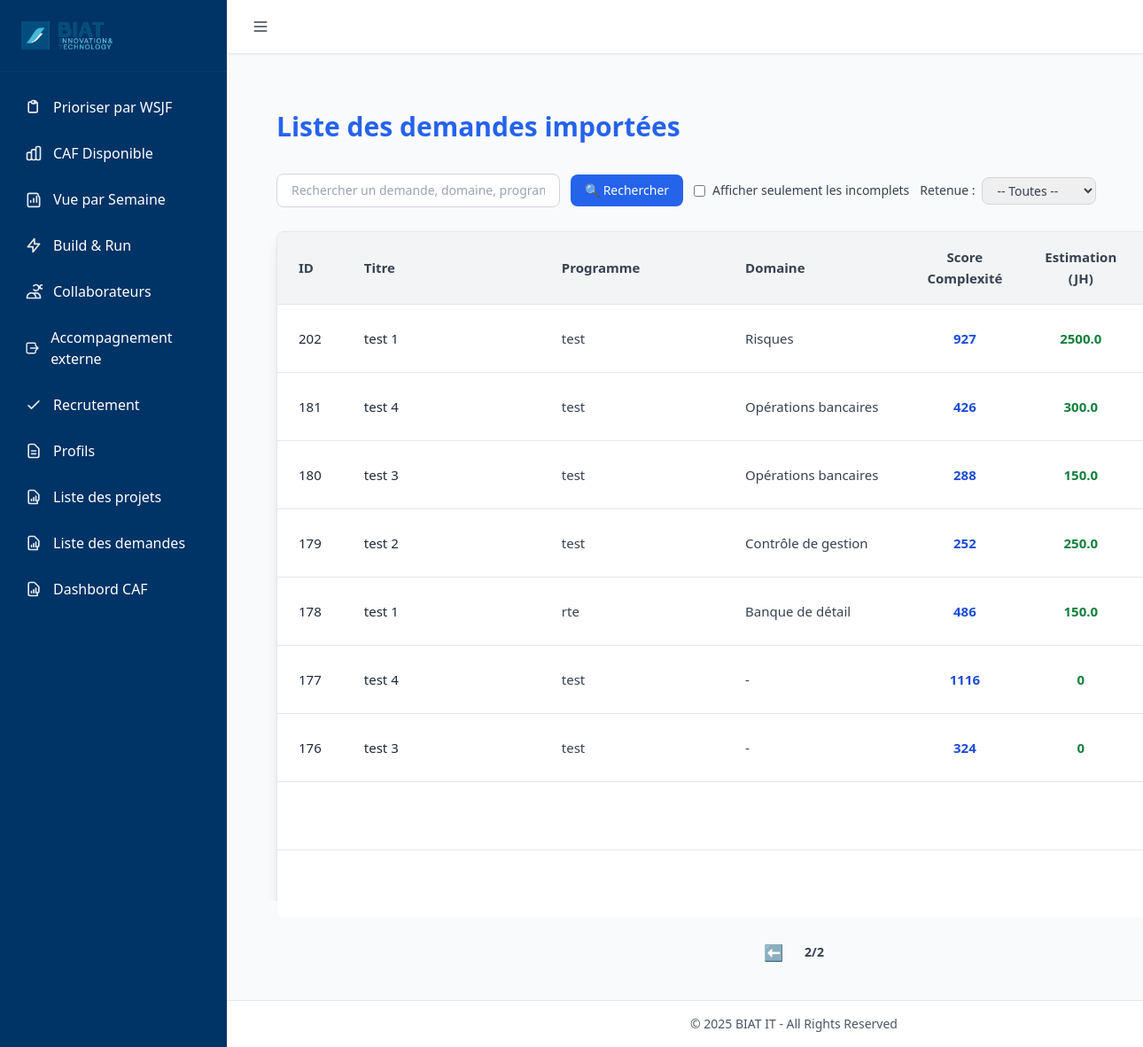
Screenshot of /projet/liste_demandes?page=2&profil_id=&search= with the database file from the repository.
### tables this page shows
CREATE TABLE "Projet" (
	"id"	INTEGER,
	"ref_opg"	NUMERIC,
	"titre_projet"	NVARCHAR(200),
	"description"	NVARCHAR(300),
	"id_release"	INTEGER,
	"id_programme"	INTEGER,
	"score_complexite"	NUMERIC,
	"date_mep"	DATE,
	"retenue"	INTEGER,
	"idate"	DATE,
	"iuser"	INTEGER,
	"uuser"	INTEGER,
	"udate"	DATE,
	"id_domaine"	INTEGER,
	"id_categorie"	INTEGER,
	"id_statut"	INTEGER, estimation_jh REAL DEFAULT 0,
	PRIMARY KEY("id" AUTOINCREMENT),
	FOREIGN KEY("id_categorie") REFERENCES "categorie"("id"),
	FOREIGN KEY("id_domaine") REFERENCES "domaines"("id"),
	FOREIGN KEY("id_programme") REFERENCES "Programme"("id"),
	FOREIGN KEY("id_statut") REFERENCES "Statut"("id")
);

### routes/projet_routes.py (the view)
@projet_bp.route("/liste_demandes")
def liste_demandes():
    page = request.args.get("page", 1, type=int)
    per_page = 10
    offset = (page - 1) * per_page
    search = request.args.get("q", "").strip()
    incomplets = request.args.get("incomplets", False, type=bool)
    retenue_filter = request.args.get("retenue", "").strip().lower()  # 👈 Nouveau filtre
    base_query = """
        SELECT
            p.id,
            p.titre_projet AS titre,
            IFNULL(prog.nom, '-') AS programme,
            IFNULL(d.nom, '-') AS domaine,
            IFNULL(cat.nom, '-') AS categorie,
            IFNULL(s.nom, '-') AS statut,
            IFNULL(p.score_complexite, 0) AS score_complexite,
            IFNULL(p.estimation_jh, 0) AS estimation_jh,
            IFNULL(p.date_mep, '-') AS date_mep,
            p.retenue
        FROM Projet p
        LEFT JOIN programme prog ON prog.id = p.id_programme
        LEFT JOIN domaines d ON d.id = p.id_domaine
        LEFT JOIN categorie cat ON cat.id = p.id_categorie
        LEFT JOIN statut_demande s ON s.id = p.retenue
        WHERE 1=1
    """
    args = []
    if search:
        base_query += " AND (p.titre_projet LIKE ? OR prog.nom LIKE ? OR d.nom LIKE ?)"
        like = f"%{search}%"
        args.extend([like, like, like])
    if incomplets:
        base_query += " AND (p.id_programme IS NULL OR p.id_domaine IS NULL OR p.id_categorie IS NULL)"
    if retenue_filter == "1":
        base_query += " AND p.retenue = 1"
    elif retenue_filter == "0":
        base_query += " AND p.retenue = 2"
    elif retenue_filter == "null":
        base_query += " AND p.retenue IS NULL"
    total = query_db(f"SELECT COUNT(*) as count FROM ({base_query})", args, one=True)["count"]
    projets = query_db(f"{base_query} ORDER BY p.id DESC LIMIT ? OFFSET ?", args + [per_page, offset])
    total_pages = (total // per_page) + (1 if total % per_page else 0)
    return render_template(
        "liste_demandes.html",
        projets=projets,
        page=page,
        total_pages=total_pages,
        search=search,
        incomplets=incomplets,
        retenue_filter=retenue_filter  # 👈 Passé au template
    )

### utils/db_utils.py (called while the page is built)
def get_connection():
    conn = sqlite3.connect(
        DB_PATH,
        timeout=60,               # ⏱️ Patiente jusqu'à 60s avant "database is locked"
        check_same_thread=False
    )
    conn.row_factory = sqlite3.Row
    conn.execute("PRAGMA journal_mode=WAL;")      # Autorise les écritures concurrentes
    conn.execute("PRAGMA synchronous=NORMAL;")    # Bon compromis vitesse/sécurité
    conn.execute("PRAGMA foreign_keys = ON;")     # Active les clés étrangères
    conn.execute("PRAGMA busy_timeout = 60000;")  # Attend 60s avant d'abandonner une écriture
    return conn

def query_db(query, args=(), one=False, retries=3, delay=1):
    for attempt in range(retries):
        try:
            conn = get_connection()
            cur = conn.execute(query, args)
            rows = cur.fetchall()
            cur.close()
            conn.close()
            return (rows[0] if rows else None) if one else rows
        except sqlite3.OperationalError as e:
            if "locked" in str(e).lower() and attempt < retries - 1:
                time.sleep(delay)
                continue
            raise

### templates/liste_demandes.html (shortened to what this page needs)
{% extends "base.html" %}
{% block content %}
<div class="max-w-full mx-auto px-4 sm:px-6 lg:px-8 py-10">
  <h1 class="text-3xl font-bold mb-8 text-blue-600 text-center md:text-left">Liste des demandes importées</h1>
  <form method="get" action="{{ url_for('projet.liste_demandes') }}"
        class="mb-6 flex flex-col md:flex-row md:items-center md:justify-between gap-3">
    <div class="flex flex-wrap items-center gap-3">
      <input type="text" name="q" value="{{ search or '' }}"
             placeholder="Rechercher un demande, domaine, programme..."
             class="border border-gray-300 rounded-lg px-4 py-2 w-full sm:w-80 focus:ring-blue-400 focus:border-blue-400 text-sm">
      <button type="submit"
              class="bg-blue-600 text-white px-4 py-2 rounded-lg hover:bg-blue-700 transition text-sm">
        🔍 Rechercher
      </button>
      <label class="flex items-center gap-2 text-sm text-gray-700">
        <input type="checkbox" name="incomplets" value="1"
               onchange="this.form.submit()"
               {% if incomplets %}checked{% endif %}>
        Afficher seulement les incomplets
      </label>
      <label class="flex items-center gap-2 text-sm text-gray-700">
        <span>Retenue :</span>
       <select name="retenue" onchange="this.form.submit()"
        class="border border-gray-300 rounded-lg px-3 py-1 text-sm focus:ring-blue-400 focus:border-blue-400">
  <option value="" {% if not retenue_filter %}selected{% endif %}>-- Toutes --</option>
</select>
      </label>
    </div>
  </form>
  <div class="overflow-x-auto shadow-lg rounded-lg border border-gray-200">
    <table class="min-w-[1400px] bg-white divide-y divide-gray-200 text-[15px] leading-relaxed">
      <thead class="bg-gray-100">
        <tr>
          <th class="px-6 py-4 text-left font-semibold text-gray-700 w-16">ID</th>
          <th class="px-6 py-4 text-left font-semibold text-gray-700 w-64">Titre</th>
          <th class="px-6 py-4 text-left font-semibold text-gray-700 w-56">Programme</th>
          <th class="px-6 py-4 text-left font-semibold text-gray-700 w-56">Domaine</th>
          <th class="px-6 py-4 text-center font-semibold text-gray-700 w-32">Score Complexité</th>
          <th class="px-6 py-4 text-center font-semibold text-gray-700 w-32">Estimation (JH)</th>
          <th class="px-6 py-4 text-left font-semibold text-gray-700 w-40">Date MEP</th>
        </tr>
      </thead>
      <tbody class="divide-y divide-gray-200">
        {% for p in projets %}
        <tr class="hover:bg-gray-50 transition">
          <td class="px-6 py-5 text-gray-800">{{ p.id }}</td>
          <td class="px-6 py-5 text-gray-800 break-words">{{ p.titre }}</td>
          <td class="px-6 py-5 text-gray-700">{{ p.programme }}</td>
          <td class="px-6 py-5 text-gray-700">{{ p.domaine }}</td>
          <td class="px-6 py-5 text-center font-semibold text-blue-700">{{ p.score_complexite or 0 }}</td>
          <td class="px-6 py-5 text-center font-semibold text-green-700">{{ p.estimation_jh or 0 }}</td>
          <td class="px-6 py-5 text-gray-700">{{ p.date_mep or '-' }}</td>
        </tr>
        {% else %}
        <tr>
          <td colspan="10" class="text-center px-6 py-6 text-gray-500 italic">
            Aucun projet trouvé.
          </td>
        </tr>
        {% endfor %}
      </tbody>
    </table>
  </div>
  <div class="flex justify-center items-center mt-6 gap-6">
    {% if page > 1 %}
      <a href="{{ url_for('projet.liste_demandes', page=page-1, profil_id=profil_id, search=request.args.get('search','')) }}"
         class="text-blue-600 hover:text-blue-800 text-lg">⬅️</a>
    {% endif %}
    <span class="text-gray-700 text-sm font-semibold">{{ page }}/{{ total_pages }}</span>
  </div>
</div>
{% endblock %}

### static/css/styles.css (style rules this page uses)
body { background-color: #f8f9fa; }

### rows the page displays
Projet: id "202", titre "test 1", programme "test", domaine "Risques", score_complexite "927", estimation_jh "2500.0"
Projet: id "181", titre "test 4", programme "test", domaine "Opérations bancaires", score_complexite "426", estimation_jh "300.0"
Projet: id "180", titre "test 3", programme "test", domaine "Opérations bancaires", score_complexite "288", estimation_jh "150.0"
Projet: id "179", titre "test 2", programme "test", domaine "Contrôle de gestion", score_complexite "252", estimation_jh "250.0"
Projet: id "178", titre "test 1", programme "rte", domaine "Banque de détail", score_complexite "486", estimation_jh "150.0"
Projet: id "177", titre "test 4", programme "test", domaine "-", score_complexite "1116", estimation_jh "0"
Projet: id "176", titre "test 3", programme "test", domaine "-", score_complexite "324", estimation_jh "0"

### other values shown
{{ page }} "2"
{{ total_pages }} "2"
